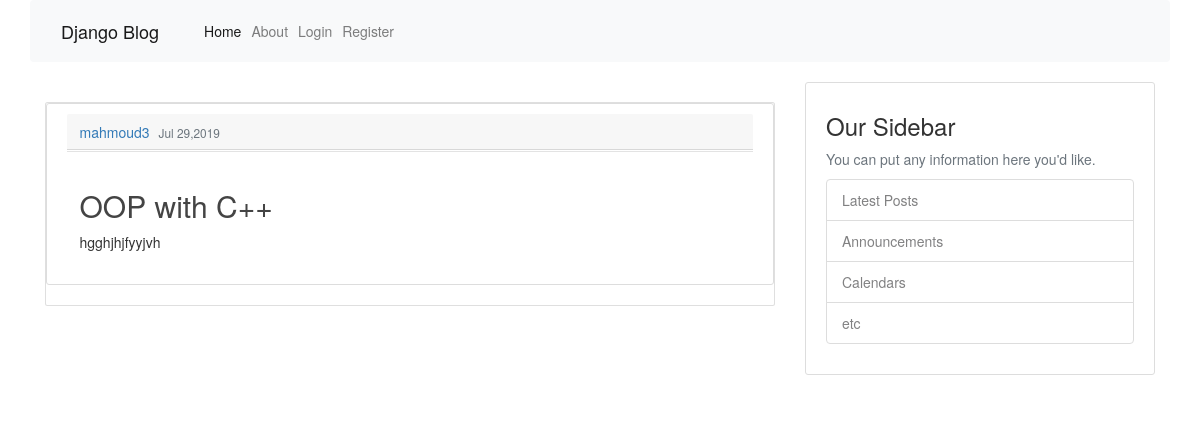
The app's page /post/14/ with its own data.
### blog/models.py (models this page shows, shortened)
class Post(models.Model):
    author = models.ForeignKey(User, verbose_name='auther',related_name='instance', on_delete=models.CASCADE)
    title  = models.CharField(max_length=100)
    content = models.TextField()
    date = models.DateTimeField(default=timezone.now)

### blog/views.py (the view)
# urls.py: path('post/<int:pk>/', PostDetailView.as_view(), name = 'post-detail'),
class PostDetailView(DeleteView):
    model = Post
    context_object_name = 'post'
    template_name = 'detail.html'

### blog/templates/detail.html
{% extends 'base.html' %}
{% block content %}
    <br>
        <div class="card">
            <article class="media content-section">
                <div class="media-body">
                    <div class="article-metadata">
                        <div class="card-header">
                    <a class="mr-2" href="{% url 'user-list' post.author.username %}">{{ post.author }}</a>
                    <small class="text-muted">{{ post.date|date:"M d,Y" }}</small>
                </div>
                    </div>
                    <div class="card-body">
                    <h2><a class="article-title" href="#">{{ post.title }}</a></h2>
                    <p class="article-content">{{ post.content }}</p>
                </div>
                </div>
            </article>
        </div>
    <br>
{% endblock content %}

### static/css/main.css (style rules this page uses)
body { background: #fafafa; color: #333333; margin-top: 5rem; }
h1, h2, h3, h4, h5, h6 { color: #444444; }
.content-section { background: #ffffff; padding: 10px 20px; border: 1px solid #dddddd; border-radius: 3px; margin-bottom: 20px; }
.article-title { color: #444444; }
.article-content { white-space: pre-line; }
.article-metadata { padding-bottom: 1px; margin-bottom: 4px; border-bottom: 1px solid #e3e3e3 }

### records on screen
Post: author "mahmoud3", date "Jul 29,2019", title "OOP with C++", content "hgghjhjfyyjvh"
